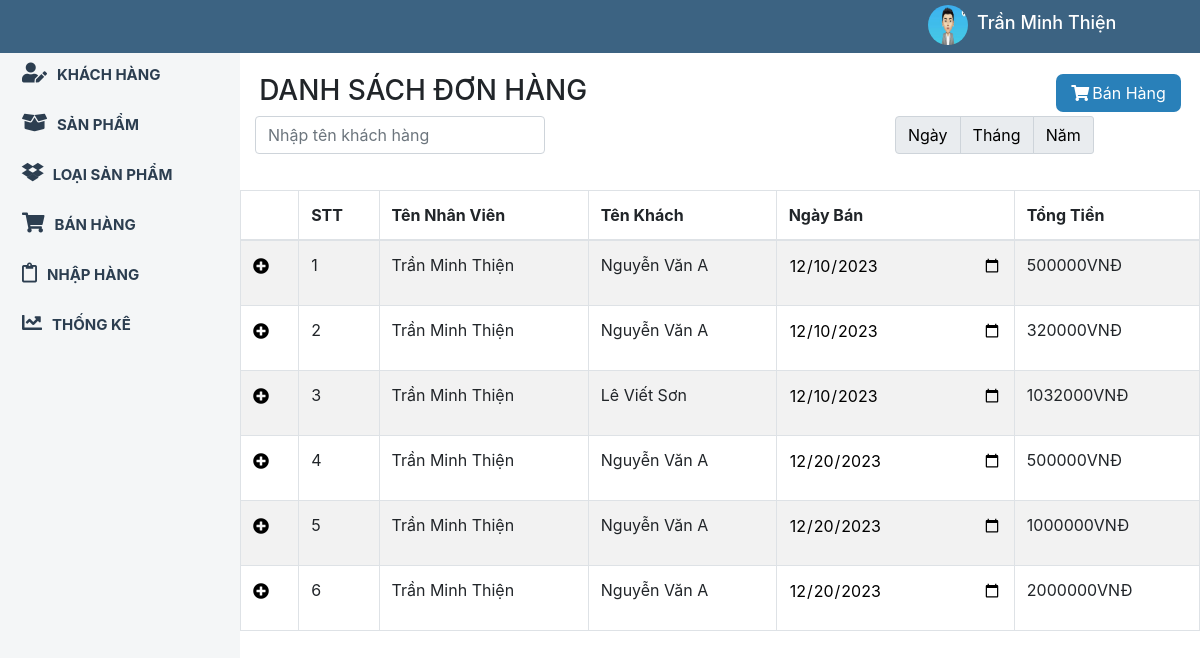
/index.php?muc=banhang (signed in), run on the app's committed database.
### tables this page shows
CREATE TABLE `hoadonban` (
  `id_hd` int(255) NOT NULL,
  `id_nv` int(255) NOT NULL,
  `id_k` int(255) NOT NULL,
  `ngayban` date NOT NULL,
  `tongtien` int(255) NOT NULL
);

CREATE TABLE `nhanvien` (
  `id_nv` int(255) NOT NULL,
  `tennv` varchar(255) NOT NULL,
  `gioitinh` varchar(255) NOT NULL,
  `ngaysinh` date NOT NULL,
  `diachi` varchar(255) NOT NULL,
  `sdt` varchar(255) NOT NULL,
  `hinhanh` varchar(255) NOT NULL,
  `ngaygianhap` date NOT NULL
);

CREATE TABLE `khachhang` (
  `id_k` int(255) NOT NULL,
  `tenk` varchar(255) NOT NULL,
  `gioitinh` varchar(255) NOT NULL,
  `sdt` varchar(255) NOT NULL,
  `ngaythem` date NOT NULL
);

### Controller/HomeController.php (called while the page is built, shortened)
<?php
require_once 'Model/BaseModel.php';
class HomeControl
{
	public $Base;
	function __construct()
	{
		$this->Base = new BaseModel();
	}
	public function Dieuhuong()
	{
		$loaisanpham = $this->Base->data('loaisanpham');
		$nhanvien = $this->Base->data('nhanvien');
		$sanpham = $this->Base->data('sanpham');
		$khachhang = $this->Base->data('khachhang');
		$hoadonban = $this->Base->data('hoadonban');
?>
<?php
		require_once 'View/index.php';
	}
}
?>

### index.php (called while the page is built, shortened)
<?php
	require_once 'Controller/HomeController.php';
	$HT=new HomeControl();
	$HT->Dieuhuong();
 ?>

### Model/BaseModel.php (called while the page is built, shortened)
<?php
class BaseModel
{
	private $maychu = 'localhost';
	private $tk = 'root';
	private $mk = '';
	private $csdl = 'admindb_qlbanhang';
	private $bienketnoi = null;
	public function ketnoi()
	{
		$this->bienketnoi = new mysqli($this->maychu, $this->tk, $this->mk, $this->csdl);
		mysqli_set_charset($this->bienketnoi, 'utf8');
	}
	public function data($sql)
	{
		$sq = "SELECT * FROM $sql";
		$this->ketqua = $this->bienketnoi->query($sq);
		if ($this->ketqua->num_rows == 0) {
			$data = 0;
		} else {
			while ($row = $this->ketqua->fetch_assoc()) {
				$data[] = $row;
			}
		}
		return $data;
	}
}
?>

### View/banhang.php (the view, shortened to what this page needs)
<content>
	<div id="hang">
		<div class="top">
			<div class="banhang-top">
				<h3>DANH SÁCH ĐƠN HÀNG</h3>
				<a href="?muc=banhang&them"><i class="fas fa-shopping-cart"></i>Bán Hàng</a>
			</div>
			<div class="container">
				<div class="row">
					<div class="col-sm-4">
						<input class="form-control" id="myInput" type="text" placeholder="Nhập tên khách hàng">
					</div>
					<div class="col-sm-4"></div>
					<div class="col-sm-4">
						<div class="quy">
							<form method="post">
								<div class="input-group mb-3">
									<div class="input-group-prepend">
										<span class="input-group-text"><button type="submit" name="ngay" href="">Ngày</button></span>
										<span class="input-group-text"><button type="submit" name="thang" href="">Tháng</button></span>
										<span class="input-group-text" style="border-top-right-radius: 3px;border-bottom-right-radius: 3px;"><button type="submit" name="nam" href="">Năm</button></span>
									</div>
								</div>
							</form>
						</div>
					</div>
				</div>
			</div>
		</div>
		<div class="main-content">
			<table class="table table-bordered table-striped">
				<thead>
					<tr>
						<th></th>
						<th>STT</th>
						<th>Tên Nhân Viên</th>
						<th>Tên Khách</th>
						<th>Ngày Bán</th>
						<th>Tổng Tiền</th>
					</tr>
				</thead>
				<tbody id="myTable">
					<?php
					$i = 0;
					if ($hoadonban != 0) {
						foreach ($hoadonban as $value) {
							$i++;
					?>
							<tr>
								<form method="post">
									<td><i id="them" href="#" data-target="#login<?php echo $i; ?>" data-toggle="modal" class="fa fa-plus-circle btn btn-primary login-trigger"></i></td>
									<td><?php echo $i; ?>
									</td>
									<td>
										<?php foreach ($nhanvien as $key) {
											if ($value['id_nv'] == $key['id_nv']) {
										?>
												<p><?php echo $key['tennv']; ?></p>
										<?php
											}
										} ?>
									</td>
									<td>
										<?php foreach ($khachhang as $key) {
											if ($value['id_k'] == $key['id_k']) {
										?>
												<span><?php echo $key['tenk']; ?></span>
										<?php
											}
										} ?>
									</td>
									<td>
										<input type="date" value="<?php echo $value['ngayban']; ?>" name="">
									</td>
									<td>
										<p><?php echo $value['tongtien'] . '000VNĐ'; ?></p>
									</td>
								</form>
							</tr>
					<?php }
					}
					?>
				</tbody>
			</table>
		</div>
	</div>
</content>
</div>
</div>

### css/style.css (style rules this page uses)
* { margin: 0; padding: 0; }
.banhang-top { display: block; position: relative; width: 100%; padding: 0 2%; }
.banhang-top h3 { float: left; }
.banhang-top a { float: right; background: #2980b9; color: white; padding: 7px 15px; border-radius: 7px; }
.banhang-top a i { padding-right: 3px; }
.btn { padding: 0; color: black; background: none; border: none; }
.table input { width: 100%; border: none; background: none; }
.table { margin-top: 20px; }
.top { display: block; width: 100%; }
button { background: none; padding: 0; border: none; }

### data on the page
hoadonban: ngayban "12/10/2023", tongtien "500"
nhanvien: tennv "Trần Minh Thiện"
khachhang: tenk "Nguyễn Văn A"
hoadonban: ngayban "12/10/2023", tongtien "320"
hoadonban: ngayban "12/10/2023", tongtien "1032"
khachhang: tenk "Lê Viết Sơn"
hoadonban: ngayban "12/20/2023", tongtien "500"
hoadonban: ngayban "12/20/2023", tongtien "1000"
hoadonban: ngayban "12/20/2023", tongtien "2000"

### other printed values
$_SESSION['nhanvien'][0]['tennv'] "Trần Minh Thiện"
